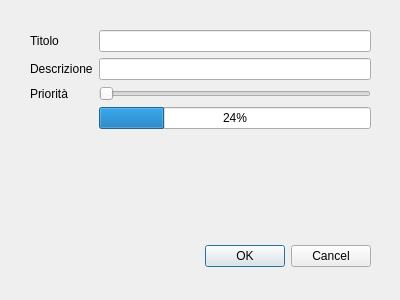
<?xml version="1.0" encoding="UTF-8"?>
<ui version="4.0">
 <class>TodoEditDialog</class>
 <widget class="QDialog" name="TodoEditDialog">
  <property name="geometry">
   <rect>
    <x>0</x>
    <y>0</y>
    <width>400</width>
    <height>300</height>
   </rect>
  </property>
  <property name="windowTitle">
   <string>Dialog</string>
  </property>
  <widget class="QDialogButtonBox" name="buttonBox">
   <property name="geometry">
    <rect>
     <x>30</x>
     <y>240</y>
     <width>341</width>
     <height>32</height>
    </rect>
   </property>
   <property name="orientation">
    <enum>Qt::Horizontal</enum>
   </property>
   <property name="standardButtons">
    <set>QDialogButtonBox::Cancel|QDialogButtonBox::Ok</set>
   </property>
  </widget>
  <widget class="QWidget" name="">
   <property name="geometry">
    <rect>
     <x>30</x>
     <y>30</y>
     <width>341</width>
     <height>201</height>
    </rect>
   </property>
   <layout class="QFormLayout" name="formLayout">
    <item row="0" column="0">
     <widget class="QLabel" name="label">
      <property name="text">
       <string>Titolo</string>
      </property>
     </widget>
    </item>
    <item row="0" column="1">
     <widget class="QLineEdit" name="title"/>
    </item>
    <item row="1" column="0">
     <widget class="QLabel" name="label_2">
      <property name="text">
       <string>Descrizione</string>
      </property>
     </widget>
    </item>
    <item row="1" column="1">
     <widget class="QLineEdit" name="description"/>
    </item>
    <item row="2" column="0">
     <widget class="QLabel" name="label_3">
      <property name="text">
       <string>Priorità</string>
      </property>
     </widget>
    </item>
    <item row="2" column="1">
     <widget class="QSlider" name="priority">
      <property name="orientation">
       <enum>Qt::Horizontal</enum>
      </property>
     </widget>
    </item>
    <item row="3" column="1">
     <widget class="QProgressBar" name="progressBar">
      <property name="value">
       <number>24</number>
      </property>
     </widget>
    </item>
   </layout>
  </widget>
 </widget>
 <resources/>
 <connections>
  <connection>
   <sender>buttonBox</sender>
   <signal>accepted()</signal>
   <receiver>TodoEditDialog</receiver>
   <slot>accept()</slot>
   <hints>
    <hint type="sourcelabel">
     <x>248</x>
     <y>254</y>
    </hint>
    <hint type="destinationlabel">
     <x>157</x>
     <y>274</y>
    </hint>
   </hints>
  </connection>
  <connection>
   <sender>buttonBox</sender>
   <signal>rejected()</signal>
   <receiver>TodoEditDialog</receiver>
   <slot>reject()</slot>
   <hints>
    <hint type="sourcelabel">
     <x>316</x>
     <y>260</y>
    </hint>
    <hint type="destinationlabel">
     <x>286</x>
     <y>274</y>
    </hint>
   </hints>
  </connection>
 </connections>
</ui>
